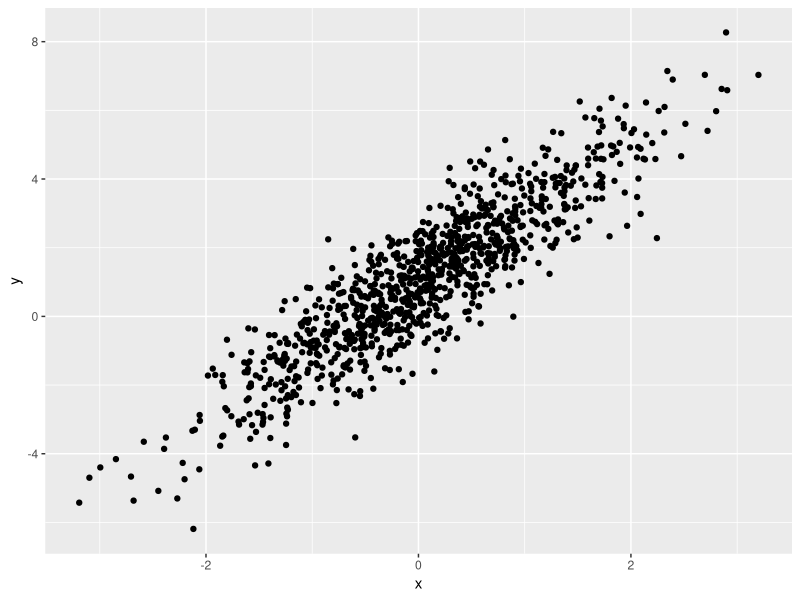
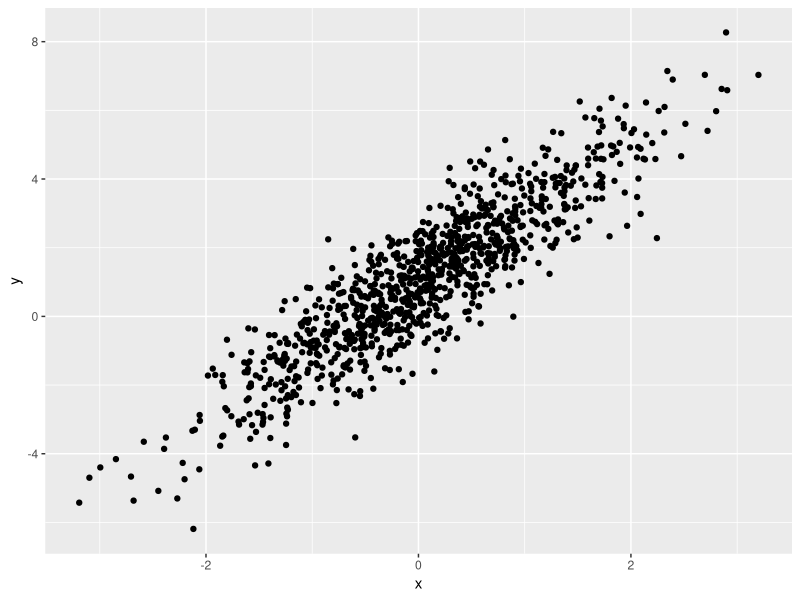
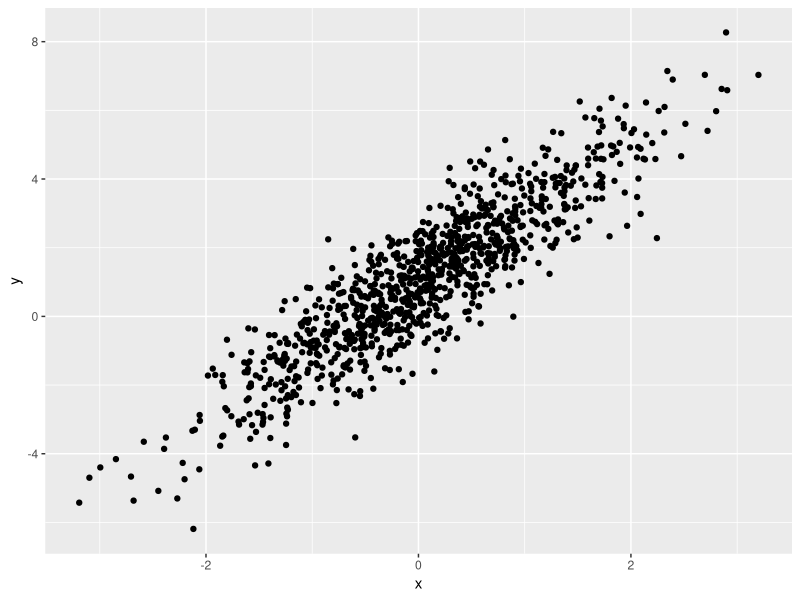
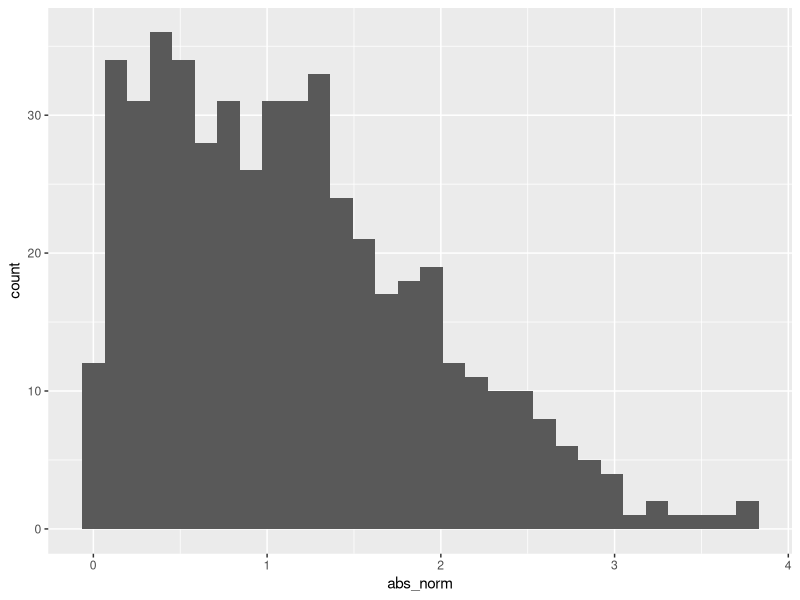

R code for these plots, in order:
## ---- chunk 1
library(tidyverse)
## ---- chunk 2
#####it is not good practice to comment unless very complex###

samp = rnorm(100)
length(samp)
## ---- chunk 3



plot_df = 
  tibble(
    x = rnorm(n = 1000),
    y = 1 + 2 * x + rnorm(n = 1000)
  )

ggplot(plot_df, aes(x = x, y = y)) + geom_point()

## ---- chunk 4

ggplot(plot_df, aes(x = x, y = y)) + geom_point()

## ---- chunk 5

ggplot(plot_df, aes(x = x, y = y)) + geom_point()

## ---- chunk 6

learning_df = 
  tibble(
    norm = rnorm(n = 500, mean = 1),
    logical = norm > 0, 
    abs_norm = abs(norm)
  )

ggplot(learning_df, aes(x = abs_norm)) + geom_histogram()


